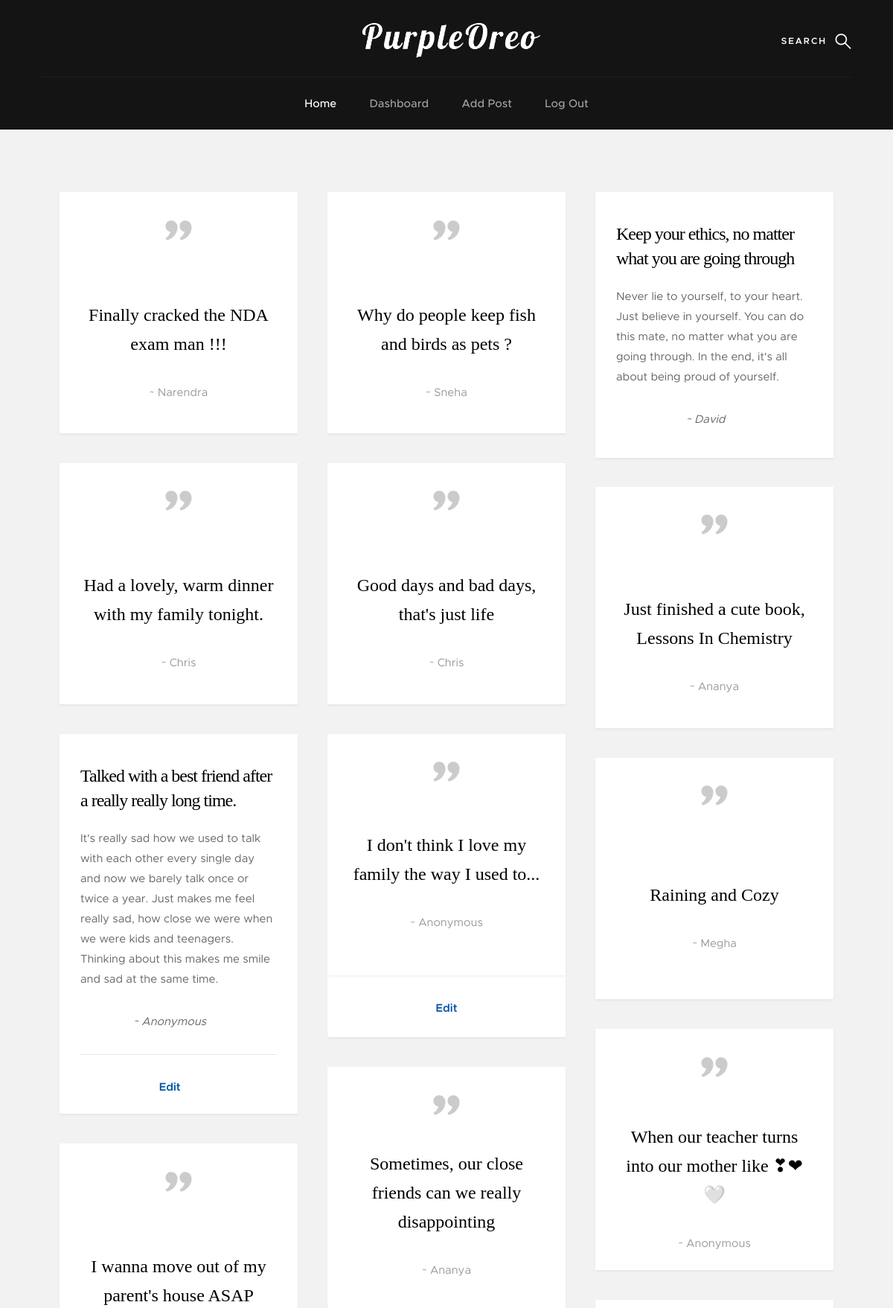
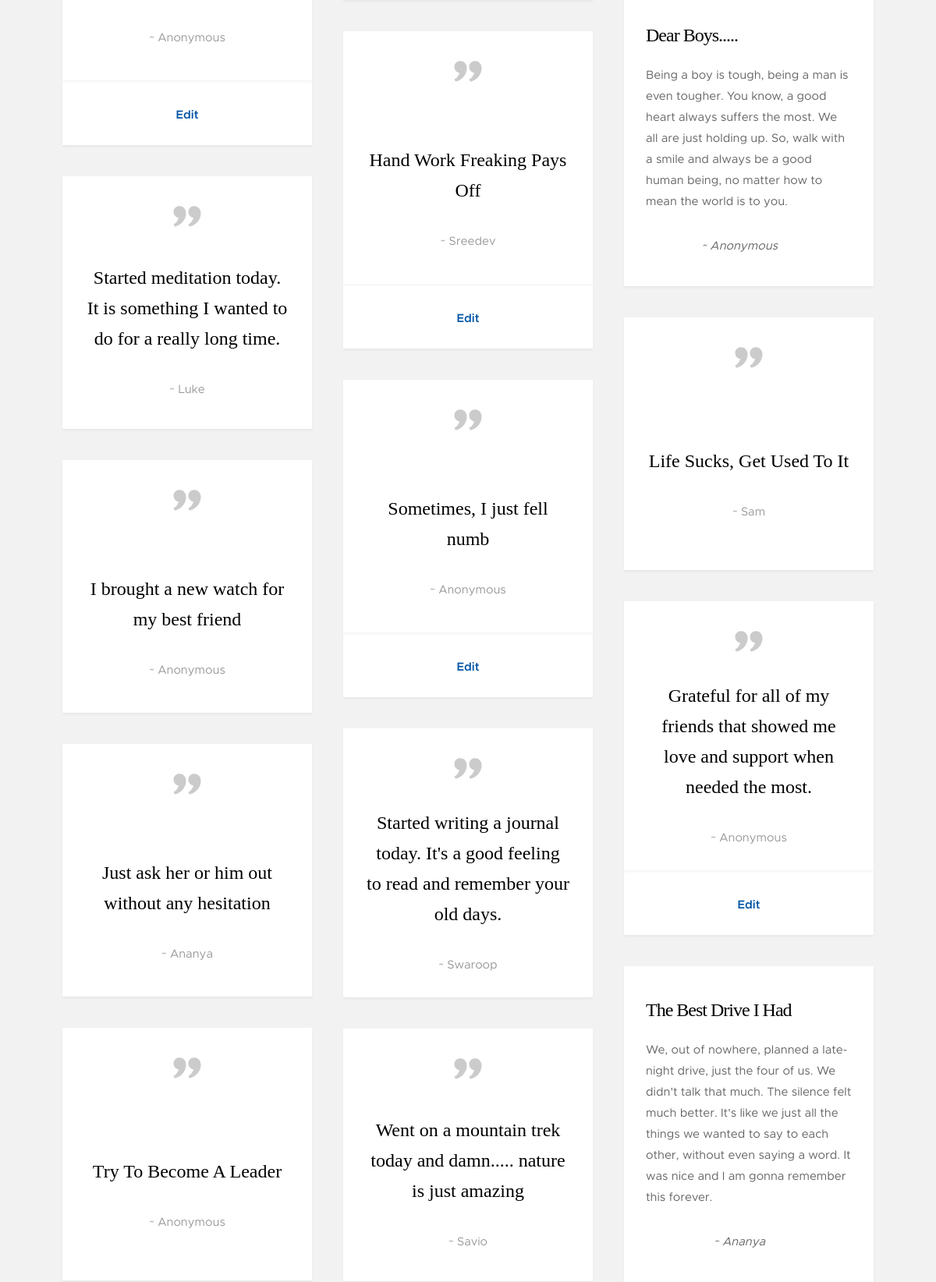
Screenshot of / (signed in, upper part) with the database file from the repository (2 pictures, top to bottom).
### Main/models.py (models this page shows, shortened)
class Post(models.Model):
    author = models.ForeignKey(User, on_delete=models.CASCADE)
    confess = models.CharField(max_length=200, null=True, blank=True)
    short_story = models.TextField(null=True, blank=True)
    created_at = models.DateTimeField(default=datetime.date.today())
    stay_hidden = models.BooleanField(default=False, help_text='Stay Anonymous')
    slug = models.SlugField(max_length=1001)

### Main/views.py (the view)
# urls.py: path('', HomeView.as_view(), name='index'),
class HomeView(ListView):
    model = Post
    template_name = 'index.html'
    ordering = ['-created_at']

### Templates/index.html (shortened to what this page needs)
{% load static %}
<!DOCTYPE html>
<html class="no-js" lang="en">
<head>
    <link rel="stylesheet" href="{% static 'css/base.css' %}">
    <link rel="stylesheet" href="{% static 'css/vendor.css' %}">
    <link rel="stylesheet" href="{% static 'css/main.css' %}">
</head>
<body id="top">
    <section class="s-pageheader s-pageheader--home">
        <header class="header">
            <div class="header__content row">
                <div class="header__logo">
                    <a class="logo" href="/">
                        <img src="{% static 'images/logo.png' %}" style="size: 100px;" alt="PurpleOrea">
                    </a>
                </div>
                <ul class="header__social">
                    <li><a href="https://instagram.com/devdesignz.inc"><i class="fa fa-instagram" aria-hidden="true"></i></a></li>
                    <li><a href="https://facebook.com"><i class="fa fa-facebook" aria-hidden="true"></i></a></li>
                    <li><a href="https://twitter.com"><i class="fa fa-twitter" aria-hidden="true"></i></a></li>
                    <li><a href="https://pinterest.com"><i class="fa fa-pinterest" aria-hidden="true"></i></a></li>
                </ul>
                <a class="header__search-trigger" href="#0"></a>
                <nav class="header__nav-wrap">
                    <ul class="header__nav">
                        <li class="current"><a href="/">Home</a></li>
                        {% if user.is_authenticated %}
                        <li><a href="{% url 'dashboard' %}">Dashboard</a></li>
                        <li><a href="{% url 'add-post' %}">Add Post</a></li>
                        <li><a href="{% url 'logout' %}">Log Out</a></li>
                        {% else %}
                        <li><a href="{% url 'register' %}" title="">Sign Up</a></li>
                        <li><a href="{% url 'login' %}" title="">Log In</a></li>
                        {% endif %}
                    </ul>
                </nav>
            </div>
        </header>
    </section>
    <section class="s-content">
        <div class="row masonry-wrap">
            <div class="masonry">
                {% for post in object_list %}
                {% if post.short_story %}
                <article class="masonry__brick entry format-standard" data-aos="fade-up">
                    <div class="entry__text"  style="padding-bottom: 7.5px; padding-top: 40px;">
                        <div class="entry__header">
                            <h1 class="entry__title"><a>{{post.confess}}</a></h1>
                        </div>
                        <div class="entry__excerpt">
                            <p>{{post.short_story}}</p>
                            <p style="text-align: center; padding-right: 9%;">
                                {% if post.stay_hidden %}
                                <cite>~ Anonymous</cite>
                                {% else %}
                                <cite>~ {{post.author.first_name}}</cite>
                                {% endif %}
                            </p>
                            {% if user.id == post.author.id %}
                            <hr>
                            <div class="entry__meta"  style="text-align: center;  padding-right: 9%; padding-bottom: 15px; padding-top: 15px;">
                                <span class="entry__meta-links">
                                    <a href="{% url 'edit-post' post.slug %}">Edit</a>
                                </span>
                            </div>
                            {% endif %}
                        </div>
                    </div>
                </article>
                {% else %}
                <article class="masonry__brick entry format-quote" data-aos="fade-up">
                    <div class="entry__thumb" style="padding-bottom: 0px;">
                        <blockquote>
                                <p>{{post.confess}}</p>
                                {% if post.stay_hidden %}
                                <cite>~ Anonymous</cite>
                                {% else %}
                                <cite>~ {{post.author.first_name}}</cite>
                                {% endif %}
                                {% if post.confess|length > 50 %}<br>{% endif %}
                        </blockquote>
                    </div>
                    {% if user.id == post.author.id %}
                    <div class= "entry__text entry__meta">
                        <span class="entry__meta-links">
                            <a href="{% url 'edit-post' post.slug %}">Edit</a>
                        </span>
                    </div>
                    {% endif %}
                </article>
                {% endif %}
                {% endfor %}
            </div>
        </div>
    </section>
</body>
</html>

### static/css/base.css (style rules this page uses)
html { font-family: sans-serif; line-height: 1.15; -ms-text-size-adjust: 100%; -webkit-text-size-adjust: 100%; }
body { margin: 0; }
article, aside, footer, header, nav, section { display: block; }
h1 { font-size: 2em; margin: 0.67em 0; }
hr { box-sizing: content-box; height: 0; overflow: visible; }
a { background-color: transparent; -webkit-text-decoration-skip: objects; }
img { border-style: none; }
html { font-size: 62.5%; box-sizing: border-box; }
*, *::before, *::after { box-sizing: inherit; }
body { font-weight: normal; line-height: 1; word-wrap: break-word; text-rendering: optimizeLegibility; -webkit-overflow-scrolling: touch; -webkit-text-size-adjust: none; }
body, input, button { -moz-osx-font-smoothing: grayscale; -webkit-font-smoothing: antialiased; }
img, video { max-width: 100%; height: auto; }
div, dl, dt, dd, ul, ol, li, h1, h2, h3, h4, h5, h6, pre, form, p, blockquote, th, td { margin: 0; padding: 0; }
h1, h2, h3, h4, h5, h6 { -webkit-font-smoothing: auto; -webkit-font-smoothing: antialiased; -webkit-font-variant-ligatures: common-ligatures; -moz-font-variant-ligatures: common-ligatures; font-variant-ligatures: common-ligatures; text-rendering: optimizeLegibility; }
em, i { font-style: italic; line-height: inherit; }
ol, ul { list-style: none; }
li { display: block; }
a { text-decoration: none; line-height: inherit; }
a img { border: none; }
.row { width: 94%; max-width: 1200px; margin: 0 auto; }
.row:after { content: ""; display: table; clear: both; }

### rows the page displays
Post: confess "Finally cracked the NDA exam man !!!", author.first_name "Narendra"
Post: confess "Why do people keep fish and birds as pets ?", author.first_name "Sneha"
Post: confess "Keep your ethics, no matter what you are going through", short_story "Never lie to yourself, to your heart. Just believe in yourself. You can do this mate, no matter what you are going through. In the end, it's all about being proud of yourself.", author.first_name "David"
Post: confess "Had a lovely, warm dinner with my family tonight.", author.first_name "Chris"
Post: confess "Good days and bad days, that's just life", author.first_name "Chris"
Post: confess "Just finished a cute book, Lessons In Chemistry", author.first_name "Ananya"
Post: confess "Talked with a best friend after a really really long time.", short_story "It's really sad how we used to talk with each other every single day and now we barely talk once or twice a year. Just makes me feel really sad, how close we were when we were kids and teenagers. Thinking about this makes me smile and sad at the same time.", stay_hidden "~ Anonymous", shows "Edit"
Post: confess "I don't think I love my family the way I used to...", stay_hidden "~ Anonymous", shows "Edit"
Post: confess "Raining and Cozy", author.first_name "Megha"
Post: confess "When our teacher turns into our mother like ❣❤🤍", stay_hidden "~ Anonymous"
Post: confess "Sometimes, our close friends can we really disappointing", author.first_name "Ananya"
Post: confess "I wanna move out of my parent's house ASAP", stay_hidden "~ Anonymous", shows "Edit"
Post: confess "Dear Boys.....", short_story "Being a boy is tough, being a man is even tougher. You know, a good heart always suffers the most. We all are just holding up. So, walk with a smile and always be a good human being, no matter how to mean the world is to you.", stay_hidden "~ Anonymous"
Post: confess "Hand Work Freaking Pays Off", author.first_name "Sreedev", shows "Edit"
Post: confess "Started meditation today. It is something I wanted to do for a really long time.", author.first_name "Luke"
Post: confess "Life Sucks, Get Used To It", author.first_name "Sam"
Post: confess "Sometimes, I just fell numb", stay_hidden "~ Anonymous", shows "Edit"
Post: confess "I brought a new watch for my best friend", stay_hidden "~ Anonymous"
Post: confess "Grateful for all of my friends that showed me love and support when needed the most.", stay_hidden "~ Anonymous", shows "Edit"
Post: confess "Started writing a journal today. It's a good feeling to read and remember your old days.", author.first_name "Swaroop"
Post: confess "Just ask her or him out without any hesitation", author.first_name "Ananya"
Post: confess "The Best Drive I Had", short_story "We, out of nowhere, planned a late-night drive, just the four of us. We didn't talk that much. The silence felt much better. It's like we just all the things we wanted to say to each other, without even saying a word. It was nice and I am gonna remember this forever.", author.first_name "Ananya"
Post: confess "Try To Become A Leader", stay_hidden "~ Anonymous"
Post: confess "Went on a mountain trek today and damn..... nature is just amazing", author.first_name "Savio"
